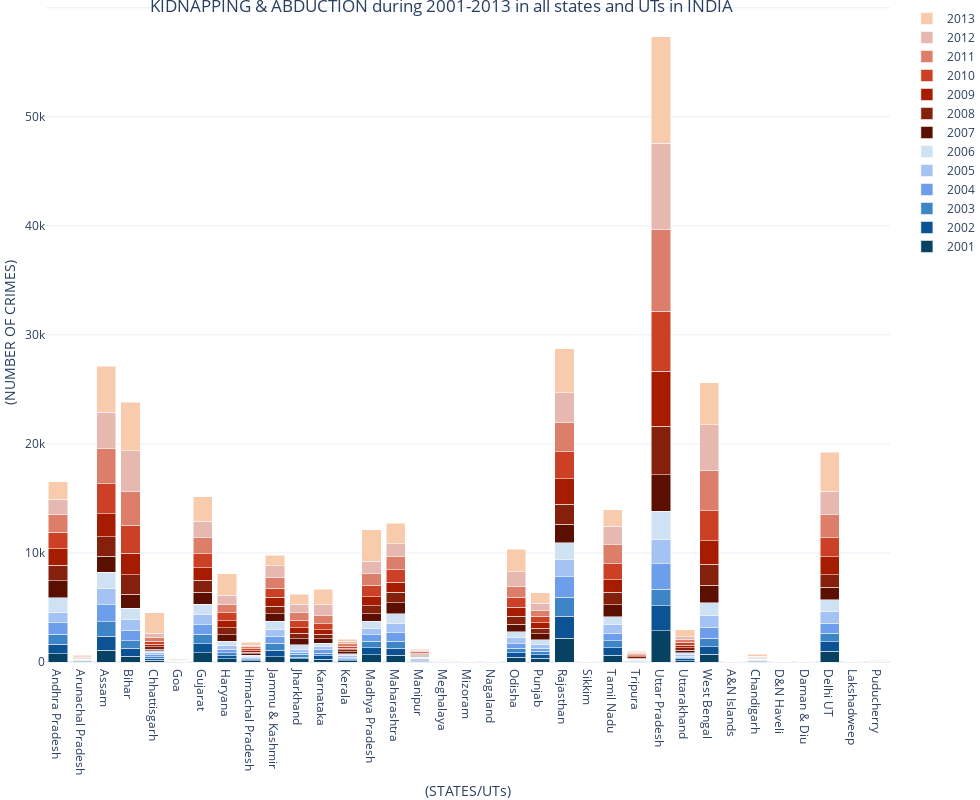

The code cell stored with this chart in its notebook:
### Code cell
#plotly plot for KIDNAPPING & ABDUCTION

from plotly.offline import init_notebook_mode, iplot, plot
import plotly as py
init_notebook_mode(connected=True)
import plotly.graph_objects as go
import plotly.express as px
from plotly.tools import FigureFactory as FF
from matplotlib.colors import ListedColormap                              


#stats for KIDNAPPING & ABDUCTION:-
fig = go.Figure(data=[
    go.Bar(name='2001', x=crime_df['STATE/UT'], y=crime_df5.iloc[0,1:],marker_color = '#074263'),
    go.Bar(name='2002', x=crime_df['STATE/UT'], y=crime_df5.iloc[1,1:],marker_color = '#0B5394'),
    go.Bar(name='2003', x=crime_df['STATE/UT'], y=crime_df5.iloc[2,1:],marker_color = '#3D85C6'),
    go.Bar(name='2004', x=crime_df['STATE/UT'], y=crime_df5.iloc[3,1:],marker_color = '#6D9EEB'),
    go.Bar(name='2005', x=crime_df['STATE/UT'], y=crime_df5.iloc[4,1:],marker_color = '#A4C2F4'),
    go.Bar(name='2006', x=crime_df['STATE/UT'], y=crime_df5.iloc[5,1:],marker_color = '#CFE2F3'),
    go.Bar(name='2007', x=crime_df['STATE/UT'], y=crime_df5.iloc[6,1:],marker_color = '#5B0F00'),
    go.Bar(name='2008', x=crime_df['STATE/UT'], y=crime_df5.iloc[7,1:],marker_color = '#85200C'),
    go.Bar(name='2009', x=crime_df['STATE/UT'], y=crime_df5.iloc[8,1:],marker_color = '#A61C00'),
    go.Bar(name='2010', x=crime_df['STATE/UT'], y=crime_df5.iloc[9,1:],marker_color = '#CC4125'),
    go.Bar(name='2011', x=crime_df['STATE/UT'], y=crime_df5.iloc[10,1:],marker_color = '#DD7E6B'),
    go.Bar(name='2012', x=crime_df['STATE/UT'], y=crime_df5.iloc[11,1:],marker_color = '#E6B8AF'),
    go.Bar(name='2013', x=crime_df['STATE/UT'], y=crime_df5.iloc[12,1:],marker_color = '#F8CBAD')
    ])
# Change the bar mode
fig.update_layout(barmode='stack',
                 title={
        'text': "KIDNAPPING & ABDUCTION during 2001-2013 in all states and UTs in INDIA",
        'y':1,
        'x':0.45,
        'xanchor': 'center',
        'yanchor': 'top'})

fig.update_layout(
    
    xaxis=dict(
        title='(STATES/UTs)',
        titlefont_size=14,
        tickfont_size=12,
    ),
    yaxis=dict(
        title='(NUMBER OF CRIMES)',
        titlefont_size=14,
        tickfont_size=12,
    ),
    width=980,
    height=800,
    #autosize=True,
    margin=dict(t=0, b=0, l=0, r=0),
    template="plotly_white",
)




fig.show()
#plt.clf()

### Figure 1 — Plotly figure (JSON) as saved in the notebook; plotly's stock layout.template omitted (floating-point values rounded to 4 significant figures; data arrays with more than 128 entries replaced by an {"elided": "..."} marker saying what was removed)
{"data": [{"marker": {"color": "#074263"}, "name": "2001", "type": "bar", "x": {"elided": "210 str values"}, "y": [765, 55, 1070, 518, 171, 6, 857, 297, 105, 504, 279, 271, 97, 668, 611, 62, 11, 1, 6, 434, 324, 2165, 2, 607, 35, 2879, 126, 695, 2, 50, 2, 3, 964, 0, 3]}, {"marker": {"color": "#0B5394"}, "name": "2002", "type": "bar", "x": {"elided": "210 str values"}, "y": [854, 38, 1276, 744, 154, 5, 807, 290, 116, 596, 178, 300, 91, 639, 650, 82, 10, 2, 4, 432, 354, 2019, 2, 714, 48, 2298, 155, 694, 1, 47, 5, 2, 893, 0, 6]}, {"marker": {"color": "#3D85C6"}, "name": "2003", "type": "bar", "x": {"elided": "210 str values"}, "y": [931, 51, 1351, 674, 149, 13, 859, 271, 96, 615, 262, 244, 102, 608, 626, 71, 10, 2, 3, 373, 295, 1750, 0, 632, 29, 1499, 134, 801, 2, 28, 4, 1, 797, 0, 13]}, {"marker": {"color": "#6D9EEB"}, "name": "2004", "type": "bar", "x": {"elided": "210 str values"}, "y": [1030, 41, 1552, 997, 174, 10, 905, 292, 99, 632, 178, 286, 142, 584, 787, 71, 18, 0, 4, 423, 311, 1881, 4, 692, 54, 2324, 127, 1018, 3, 43, 7, 0, 881, 0, 8]}, {"marker": {"color": "#A4C2F4"}, "name": "2005", "type": "bar", "x": {"elided": "210 str values"}, "y": [995, 39, 1456, 929, 184, 12, 916, 344, 102, 658, 283, 312, 129, 604, 851, 69, 19, 0, 9, 547, 329, 1549, 2, 783, 43, 2256, 125, 1039, 1, 45, 9, 2, 1106, 0, 3]}, {"marker": {"color": "#CFE2F3"}, "name": "2006", "type": "bar", "x": {"elided": "210 str values"}, "y": [1329, 51, 1544, 1084, 178, 10, 945, 431, 109, 723, 410, 328, 202, 617, 921, 79, 25, 1, 3, 577, 418, 1553, 7, 718, 62, 2551, 183, 1199, 5, 57, 14, 1, 1066, 0, 13]}, {"marker": {"color": "#5B0F00"}, "name": "2007", "type": "bar", "x": {"elided": "210 str values"}, "y": [1564, 44, 1471, 1260, 181, 7, 1089, 554, 150, 707, 534, 390, 177, 701, 967, 83, 22, 0, 6, 660, 545, 1694, 9, 1097, 81, 3363, 227, 1590, 9, 46, 6, 1, 1167, 0, 14]}, {"marker": {"color": "#85200C"}, "name": "2008", "type": "bar", "x": {"elided": "210 str values"}, "y": [1396, 47, 1789, 1789, 216, 28, 1119, 644, 137, 656, 499, 405, 166, 736, 998, 87, 25, 1, 7, 762, 514, 1863, 4, 1160, 110, 4439, 222, 1907, 13, 42, 11, 1, 1136, 1, 9]}, {"marker": {"color": "#A61C00"}, "name": "2009", "type": "bar", "x": {"elided": "210 str values"}, "y": [1526, 28, 2092, 1986, 229, 22, 1162, 659, 122, 825, 517, 408, 173, 841, 926, 97, 26, 0, 10, 799, 513, 2310, 6, 1133, 92, 5078, 247, 2187, 14, 36, 9, 0, 1655, 0, 13]}, {"marker": {"color": "#CC4125"}, "name": "2010", "type": "bar", "x": {"elided": "210 str values"}, "y": [1531, 46, 2767, 2569, 279, 18, 1290, 714, 162, 840, 696, 586, 184, 1030, 1124, 107, 37, 0, 6, 912, 576, 2477, 6, 1464, 91, 5468, 249, 2764, 8, 28, 10, 2, 1740, 0, 14]}, {"marker": {"color": "#DD7E6B"}, "name": "2011", "type": "bar", "x": {"elided": "210 str values"}, "y": [1612, 60, 3192, 3050, 365, 17, 1442, 733, 191, 1023, 660, 715, 221, 1088, 1252, 116, 37, 0, 3, 1008, 517, 2713, 10, 1743, 116, 7525, 283, 3711, 12, 46, 8, 2, 2085, 0, 9]}, {"marker": {"color": "#E6B8AF"}, "name": "2012", "type": "bar", "x": {"elided": "210 str values"}, "y": [1403, 58, 3360, 3789, 350, 16, 1527, 900, 152, 1041, 786, 1070, 214, 1127, 1140, 133, 24, 3, 10, 1364, 689, 2697, 10, 1693, 114, 7910, 256, 4168, 7, 66, 9, 0, 2160, 0, 16]}, {"marker": {"color": "#F8CBAD"}, "name": "2013", "type": "bar", "x": {"elided": "210 str values"}, "y": [1595, 86, 4222, 4419, 1881, 70, 2230, 1957, 290, 949, 926, 1359, 185, 2873, 1874, 125, 33, 2, 11, 2067, 987, 4047, 16, 1516, 124, 9737, 633, 3830, 12, 174, 11, 6, 3609, 0, 25]}], "layout": {"barmode": "stack", "height": 800, "margin": {"b": 0, "l": 0, "r": 0, "t": 0}, "title": {"text": "KIDNAPPING & ABDUCTION during 2001-2013 in all states and UTs in INDIA", "x": 0.45, "xanchor": "center", "y": 1, "yanchor": "top"}, "width": 980, "xaxis": {"tickfont": {"size": 12}, "title": {"font": {"size": 14}, "text": "(STATES/UTs)"}}, "yaxis": {"tickfont": {"size": 12}, "title": {"font": {"size": 14}, "text": "(NUMBER OF CRIMES)"}}}}
